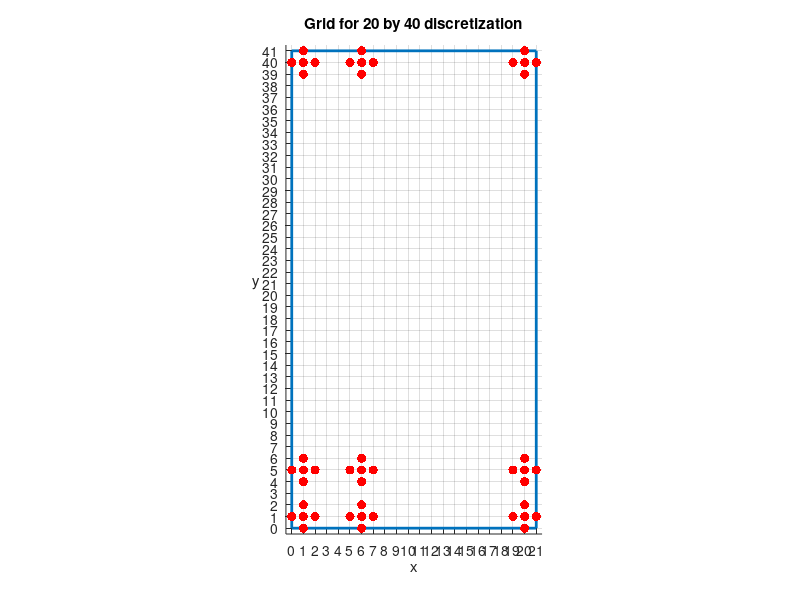
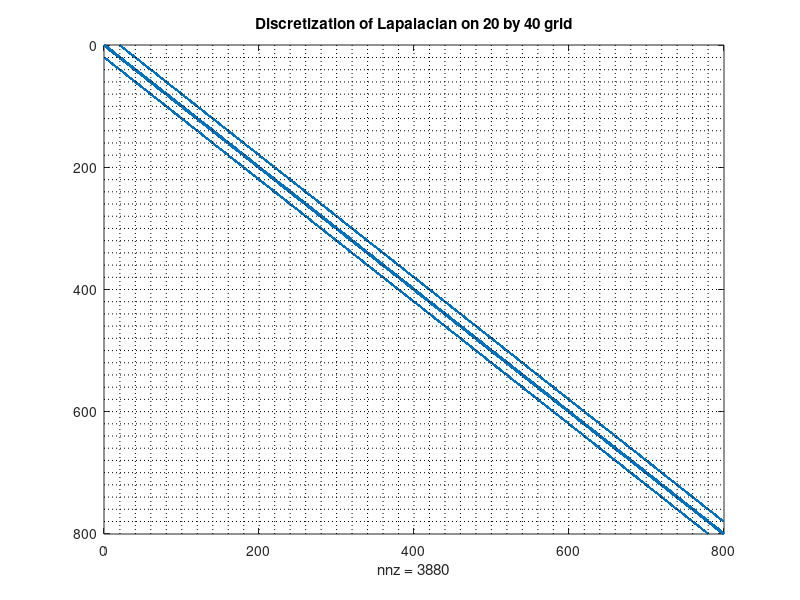

The MATLAB source for these figures, in order:
% MATH2089: File = lap2d.m
% Discretizattion of Laplacian in two dimensions
% producing a sparse linear systme of equations

format compact

% Discretization: m + 1 intervals in x, n + 1 intervals in y
%m = 5; n = 3;
%m = 12; n = 10;
m = 20; n = 40;
mn = m * n;
fprintf('\nLaplace equation on a rectangular domain\n');
fprintf('Number of intervals in x direction = %d', m+1);
fprintf(' (%d points incuding boundaries)\n', m+2);
fprintf('Number of intervals in y direction = %d', n+1);
fprintf(' (%d points incuding boundaries)\n', n+2);
fprintf('Total number of variables (internal grid points) = %d\n', mn);

figure(1)
clf
gpts = [0, m+1, 0, n+1];
axis(gpts)
axis('square')
hold on
ph = plot([0, 0, m+1, m+1, 0], [0, n+1, n+1, 0, 0], 'LineWidth', 2);
set(gca, 'XTick', [0:m+1]);
set(gca, 'YTick', [0:n+1]);
grid;
t = sprintf('Grid for %d by %d discretization', m, n);
title(t);
xlabel('x')
ylabel('y', 'Rotation', 0)
axis equal
set(gca, 'XLim', [-0.5 m+1.5]);
set(gca, 'YLim', [-0.5 n+1.5]);

hold on
sz = 20;
% Shifts for 5-point stencil centred at grid point (i,j)
xdv = [-1 0 0 0 1]; ydv = [0 -1 0 1 0];
if m >= 10 & n >= 10
    plot(1+xdv, 1+ydv, 'r.', 'MarkerSize' ,sz)
    %plot(3+xdv, 2+ydv, 'm.', 'MarkerSize' ,sz)
    plot(6+xdv, 1+ydv, 'r.', 'MarkerSize' ,sz)
    plot(m+xdv, 1+ydv, 'r.', 'MarkerSize' ,sz)
    plot(1+xdv, 5+ydv, 'r.', 'MarkerSize' ,sz)
    plot(6+xdv, 5+ydv, 'r.', 'MarkerSize' ,sz)
    plot(m+xdv, 5+ydv, 'r.', 'MarkerSize' ,sz)
    plot(1+xdv, n+ydv, 'r.', 'MarkerSize' ,sz)
    plot(6+xdv, n+ydv, 'r.', 'MarkerSize' ,sz)
    plot(m+xdv, n+ydv, 'r.', 'MarkerSize' ,sz)
else
    plot(1+xdv, 1+ydv, 'r.', 'MarkerSize' ,sz)
    plot(4+xdv, 2+ydv, 'r.', 'MarkerSize' ,sz)
end
hold off


% Sparse diagonal setup for row ordering of variables
t0 = cputime;
e = ones(mn,1);
em1 = e;
em1([m:m:mn]) = zeros(n,1);
ep1 = e;
ep1([1:m:mn]) = zeros(n,1);
dp = [-m, -1, 0, 1, m];
A = spdiags([-e,-em1,4*e,-ep1,-e], dp, mn, mn);
tA = cputime - t0;
fprintf('Time for sparse diagonal setup = %.2f secs\n', tA);

% Block diagonal setup for row ordering of variables
tA1 = cputime;
B = spdiags([-e 4*e -e], [-1 0 1], m, m);
D = -speye(m, m);
A1 = sparse(mn, mn); % Sparse mn by mn matrix of all zeros
J = [1:m];
A1(J,J) = B;
A1(J,m+J) = D;
for j = 2:n-1
    J = [(j-1)*m+1:j*m];
    A1(J,J-m) = D;
    A1(J,J) = B;
    A1(J,J+m) = D;
end;
J = [(n-1)*m+1:mn];
A1(J,J-m) = D;
A1(J,J) = B;
tA1 = cputime - t0;
fprintf('Time for block tridiagonal setup = %.2f secs\n', tA1);
A1chk = norm(A-A1, inf);

% Non-zero elements in A
figure(2)
spy(A)
title(['Discretization of Lapalacian on ' num2str(m) ' by ' num2str(n) ' grid']);
hold on
plot(m*[1; 1]*[1:n-1]+0.5, [0; m*n+1]*ones(1,n-1), 'k:')
plot([0; m*n+1]*ones(1,n-1), m*[1; 1]*[1:n-1]+0.5, 'k:')
hold off
